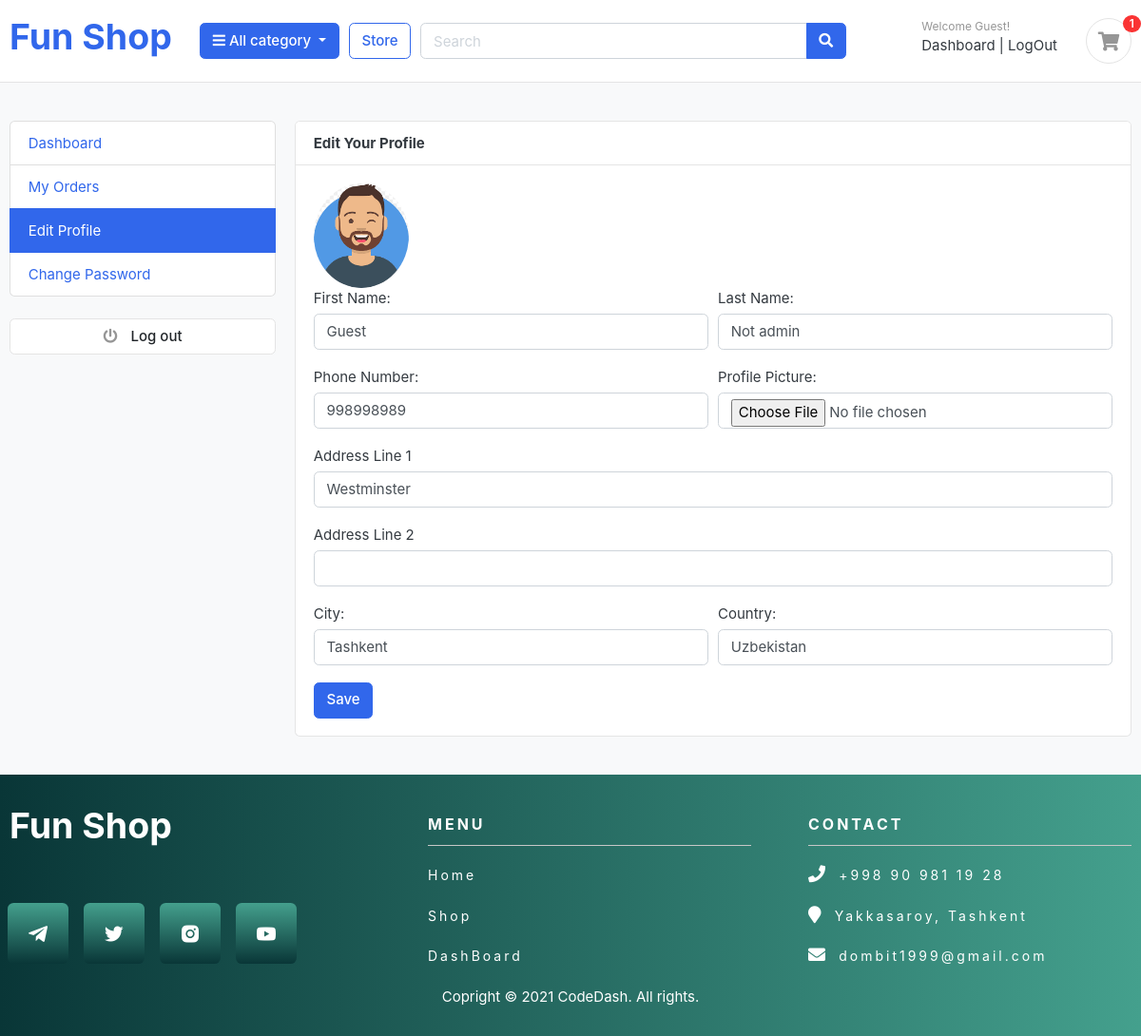
The page /accounts/edit_profile/ (signed in) on the database its author committed.
### accounts/models.py (models this page shows, shortened)
class Account(AbstractBaseUser):
    first_name = models.CharField(max_length=60)
    last_name = models.CharField(max_length=60)
    username = models.CharField(max_length=50, unique=True)
    email = models.EmailField(max_length=100, unique=True)
    phone_number = models.CharField(max_length=50)
    date_joined = models.DateTimeField(auto_now_add=True)
    last_login = models.DateTimeField(auto_now_add=True)
    is_admin = models.BooleanField(default=False)
    is_staff = models.BooleanField(default=False)
    is_active = models.BooleanField(default=False)
    is_superadmin = models.BooleanField(default=False)
    USERNAME_FIELD = 'email'
    REQUIRED_FIELDS = ['username', 'first_name', 'last_name']
    objects = MyAccountManager()

class UserProfile(models.Model):
    user = models.OneToOneField(Account, on_delete=models.CASCADE)
    address_line_1 = models.CharField(max_length=100, blank=True)
    address_line_2 = models.CharField(max_length=100, blank=True)
    profile_picture = models.ImageField(blank=True, upload_to='userprofile')
    city = models.CharField(max_length=30, blank=True)
    country = models.CharField(max_length=30, blank=True)

### accounts/views.py (the view)
# urls.py: path('edit_profile/', views.edit_profile, name='edit_profile'),
@login_required(login_url='/login/')
def edit_profile(request):
    userprofile = get_object_or_404(UserProfile, user=request.user)
    if request.method == 'POST':
        user_form = UserForm(request.POST, instance=request.user)
        profile_form = UserProfileForm(request.POST, request.FILES, instance=userprofile)
        if user_form.is_valid() and profile_form.is_valid():
            user_form.save()
            profile_form.save()
            messages.success(request, 'Your profile has been updated successfully!')
            return redirect('edit_profile')
    else:
        user_form = UserForm(instance=request.user)
        profile_form = UserProfileForm(instance=userprofile)
    context = {
        'user_form':user_form,
        'profile_form':profile_form,
        'userprofile':userprofile,
    }
    return render(request, 'accounts/edit_profile.html', context)

### accounts/forms.py
class UserForm(forms.ModelForm):
    class Meta:
        model = Account
        fields = ('first_name', 'last_name', 'phone_number')
    def __init__(self, *args, **kwargs):
        super(UserForm, self).__init__(*args, **kwargs)
        for field in self.fields:
            self.fields[field].widget.attrs['class'] = 'form-control'

class UserProfileForm(forms.ModelForm):
    profile_picture = forms.ImageField(required=False, error_messages={'invalid':('Image files only')}, widget=forms.FileInput)
    class Meta:
        model = UserProfile
        fields = ('address_line_1', 'address_line_2', 'city', 'country', 'profile_picture')
    def __init__(self, *args, **kwargs):
        super(UserProfileForm, self).__init__(*args, **kwargs)
        for field in self.fields:
            self.fields[field].widget.attrs['class'] = 'form-control'

### carts/context_processors.py (called while the page is built)
def counter(request, cart_count=0):
    if 'admin' in request.path:
        return{}
    else:
        try:
            cart = Cart.objects.filter(cart_id=_cart_id(request))
            if request.user.is_authenticated:
                cart_items = CartItem.objects.all().filter(user=request.user)
            else:
                cart_items = CartItem.objects.all().filter(cart=cart[:1])
            for cart_item in cart_items:
                cart_count += cart_item.quantity
        except Cart.DoesNotExist:
            cart_count = 0
    return dict(cart_count=cart_count)

### carts/views.py (called while the page is built)
def _cart_id(request):
    cart = request.session.session_key
    if not cart:
        cart = request.session.create()
    return cart

### category/context_processors.py (called while the page is built)
def menu_links(request):
    links = Category.objects.all()
    return dict(links=links)

### category/models.py (called while the page is built)
    def get_url(self):
        return reverse('products_by_category', args=[self.slug])

### templates/accounts/edit_profile.html (shortened to what this page needs)
{% extends 'index.html' %}
{% load static %}
{% block content %}
<section class="section-conten padding-y bg">
    <div class="container">
        <div class="row">
        {% include 'accounts/dashboard_sidebar.html' %}
        <main class="col-md-9">
            <article class="card">
            <header class="card-header">
                <strong class="d-inline-block mr-3">Edit Your Profile </strong>
            </header>
            <div class="card-body">
                <div>
                    <img src="{{ userprofile.profile_picture.url }}" alt="Profile Picture" width="100" style="border-radius: 50%;">
                </div>
                <div class="row">
                    <div class="col-md-12">
                        <form action="{% url 'edit_profile' %}" method="POST" enctype="multipart/form-data">
                            <div class="form-row">
                                <div class="form-group col-md-6">
                                    <label>First Name: </label>
                                    {{ user_form.first_name }}
                                </div>
                                <div class="form-group col-md-6">
                                    <label>Last Name: </label>
                                    {{ user_form.last_name }}
                                </div>
                            </div>
                            <div class="form-row">
                                <div class="form-group col-md-6">
                                    <label>Phone Number: </label>
                                    {{ user_form.phone_number }}
                                </div>
                                <div class="form-group col-md-6">
                                    <label>Profile Picture: </label>
                                    {{ profile_form.profile_picture }}
                                </div>
                            </div>
                            <div class="form-group">
                                <label>Address Line 1</label>
                                {{ profile_form.address_line_1 }}
                            </div>
                            <div class="form-group">
                                <label>Address Line 2</label>
                                {{ profile_form.address_line_2 }}
                            </div>
                            <div class="form-row">
                                <div class="form-group col-md-6">
                                    <label>City: </label>
                                    {{ profile_form.city }}
                                </div>
                                <div class="form-group col-md-6">
                                    <label>Country: </label>
                                    {{ profile_form.country }}
                                </div>
                            </div>
                            <input type="submit" value="Save" class="btn btn-primary">
                        </form>
                    </div>
                </div>
            </div>
            </article>
        </main>
    </div>
    </div>
    </section>
{% endblock %}

### templates/index.html (shortened to what this page needs)
{% load static %}
<!DOCTYPE HTML>
<html lang="en">
<head>
<link href="{% static 'css/bootstrap.css' %}" rel="stylesheet" type="text/css"/>
<link href="{% static 'fonts/fontawesome/css/all.min.css' %}" type="text/css" rel="stylesheet">
<link href='https://unpkg.com/boxicons@2.0.7/css/boxicons.min.css' rel='stylesheet'>
<link href="{% static 'css/ui.css' %}" rel="stylesheet" type="text/css"/>
<link href="{% static 'css/custom.css' %}" rel="stylesheet" type="text/css"/>
<link href="{% static 'css/responsive.css' %}" rel="stylesheet" media="only screen and (max-width: 1200px)" />
<link href="/your-path-to-fontawesome/css/all.css" rel="stylesheet">
</head>
<body>
	<header class="section-header">
	<section class="header-main border-bottom">
		<div class="container">
	<div class="row align-items-center">
		<div class="col-lg-2 col-md-3 col-6">
			<a href="{% url 'home' %}" class="brand-wrap" >
				<h1>Fun Shop</h1>
			</a>
		</div>
		<div class="col-lg col-sm col-md col-6 flex-grow-0">
			<div class="category-wrap dropdown d-inline-block float-right">
				<button type="button" class="btn btn-primary dropdown-toggle" data-toggle="dropdown">
					<i class="fa fa-bars"></i> All category
				</button>
			</div>
		</div>
		<a href="{% url 'store' %}" class="btn btn-outline-primary">Store</a>
		<div class="col-lg  col-md-6 col-sm-12 col">
			<form action="{% url 'search' %}" class="search" method="GET">
				<div class="input-group w-100">
					<input type="text" class="form-control" style="width:60%;" placeholder="Search" name="keyword" required>
					<div class="input-group-append">
					<button class="btn btn-primary" type="submit">
						<i class="fa fa-search"></i>
					</button>
					</div>
				</div>
			</form>
		</div>
		<div class="col-lg-3 col-sm-6 col-8 order-2 order-lg-3">
					<div class="d-flex justify-content-end mb-3 mb-lg-0">
					{% if user.id is None %}
						<div class="widget-header">
							<small class="title text-muted">Welcome guest!</small>
							<div>
								<a href="{% url 'login' %}">Sign in</a> <span class="dark-transp"> | </span>
								<a href="{% url 'register' %}"> Register</a>
							</div>
						</div>
					{% else %}
						<div class="widget-header">
							<small class="title text-muted">Welcome {{ user.first_name }}!</small>
							<div>
								<a href="{% url 'dashboard' %}">Dashboard</a> <span class="dark-transp"> | </span>
								<a href="{% url 'logout' %}"> LogOut</a>
						</div>
						</div>
					{% endif %}
						<a href="{% url 'cart' %}" class="widget-header pl-3 ml-3">
							<div class="icon icon-sm rounded-circle border"><i class="fa fa-shopping-cart"></i></div>
							<span class="badge badge-pill badge-danger notify">{{ cart_count }}</span>
						</a>
					</div>
				</div>
	</div>
		</div>
	</section>
	</header>
	{% block content %}
	{% endblock %}
<footer>
	<div class="container">
	  <div class="row">
			   <div class="col-md-4 col-sm-6 col-xs-12">
					<h1 style="color: #fff !important;">Fun Shop</h1>
				<ul class="sci">
					<li><a href="https://t.me/fakha0" class="telegram" target="_blank"><i class='bx bxl-telegram'></i></a></li>
					<li><a href="https://twitter.com/fakha0" class="twitter" target="_blank"><i class='bx bxl-twitter'></i></a></li>
					<li><a href="https://www.instagram.com/fakha0/" class="instagram" target="_blank"><i class='bx bxl-instagram-alt'></i></a></li>
					<li><a href="https://www.youtube.com/channel/UC89eYzOxvAb8vmc3RU6nhuQ" class="youtube" target="_blank"><i class='bx bxl-youtube' ></i></a></li>
				  </ul>
			   </div>
			   <div class="col-md-4 col-sm-6 col-xs-12">
				   <ul class="menu">
						<span>Menu</span>
						<li>
						   <a href="{% url 'home' %}">Home</a>
						 </li>
						 <li>
							<a href="{% url 'store' %}">Shop</a>
						 </li>
						 <li>
						   <a href="{% url 'dashboard' %}">DashBoard</a>
						 </li>
					</ul>
			   </div>
			   <div class="col-md-4 col-sm-6 col-xs-12">
				 <ul class="address">
				   <span>Contact</span>
				   <li>
					  <i class="fa fa-phone" aria-hidden="true"></i>
					  <a href="tel:+998909811928" >+998 90 981 19 28</a> <br>
				   </li>
				   <li>
					  <i class="fa fa-map-marker" aria-hidden="true"></i>
					  <a href="#"> Yakkasaroy, Tashkent</a>
				   </li>
				   <li>
					  <i class="fa fa-envelope" aria-hidden="true"></i>
					  <a href="mailto:dombit1999@gmail.com" >dombit1999@gmail.com</a> <br>
				   </li>
				  </ul>
			   </div>
		   </div>
	   </div>
	   <p class="text-center" style="color: #fff;">Copright &copy; 2021 CodeDash. All rights.</p>
   </footer>
</body>
</html>

### static/css/ui.css (style rules this page uses)
html { font-family: "Inter", sans-serif; font-size: 15px; }
.icon-xs, .icon-sm, .icon-md, .icon-lg { display: inline-block; text-align: center; flex-shrink: 0; flex-grow: 0; }
.icon-sm { width: 48px; height: 48px; line-height: 48px !important; font-size: 20px; }
.padding-y { padding-top: 40px; padding-bottom: 40px; }
article:after, .form-group:after { display: block; clear: both; content: ""; }
.bg { background-color: #f8f9fa; }
p:last-child { margin-bottom: 0; }
.header-main { position: relative; padding-top: 1rem; padding-bottom: 1rem; }
.widget-header { display: inline-block; vertical-align: middle; position: relative; }
.widget-header a { color: #343a40; }
.widget-header i { color: #969696; }
.widget-header .title { display: block; }
.widget-header .notify { position: absolute; top: -3px; right: -10px; }
.notify { position: absolute; top: -4px; right: -10px; display: inline-block; padding: 0.25em 0.6em; font-size: 12px; line-height: 1; text-align: center; border-radius: 3rem; color: #fff; background-color: #fa3434; }

### static/css/custom.css (style rules this page uses)
footer { padding: 30px 0px; background: #44A08D; background: -webkit-linear-gradient(to right, #093637, #44A08D); background: linear-gradient(to right, #093637, #44A08D); }
.address span, .menu span { color: #fff; font-weight: bold; border-bottom: 1px solid #c7c7c7; padding: 10px 0px; display: block; text-transform: uppercase; font-size: 16px; letter-spacing: 3px; }
.address li a, .menu li a { color: #FFF; letter-spacing: 3px; text-decoration: none; font-size: 14px; }
.address li, .menu li { margin: 20px 0px; list-style: none; }
.address .fa { color: #fff; margin-right: 10px; font-size: 18px; }
.sci { margin-top: 40px; display: flex; margin-left: 0; padding-left: 0; position: absolute; left: 0; }
.sci li { list-style: none; transition: all 1s; margin: 20px; transform: scale(1.6) }
.sci li a { display: inline-block; width: 40px; height: 40px; background: linear-gradient(to top, #093637, #44A08D); display: flex; justify-content: center; align-items: center; text-decoration: none; border-radius: 4px; color: #fff; }

### rows shown on the page
Account: first_name "Guest", last_name "Not admin", phone_number "998998989"
UserProfile: profile_picture (placeholder picture), address_line_1 "Westminster", city "Tashkent", country "Uzbekistan"

### other values the page prints
{{ cart_count }} "1"
